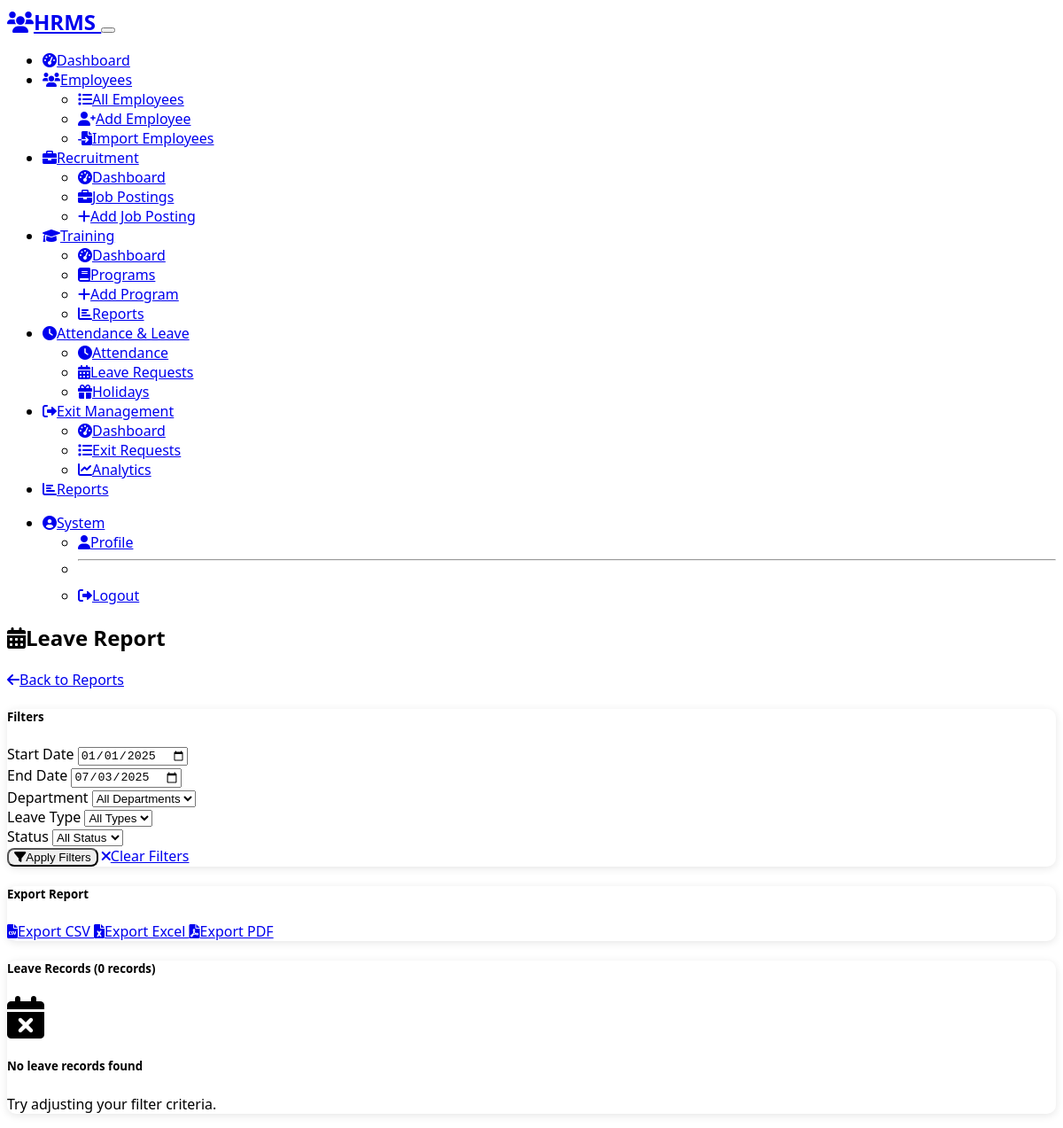
Before: /reports/leave-report (signed in) with the older database file.
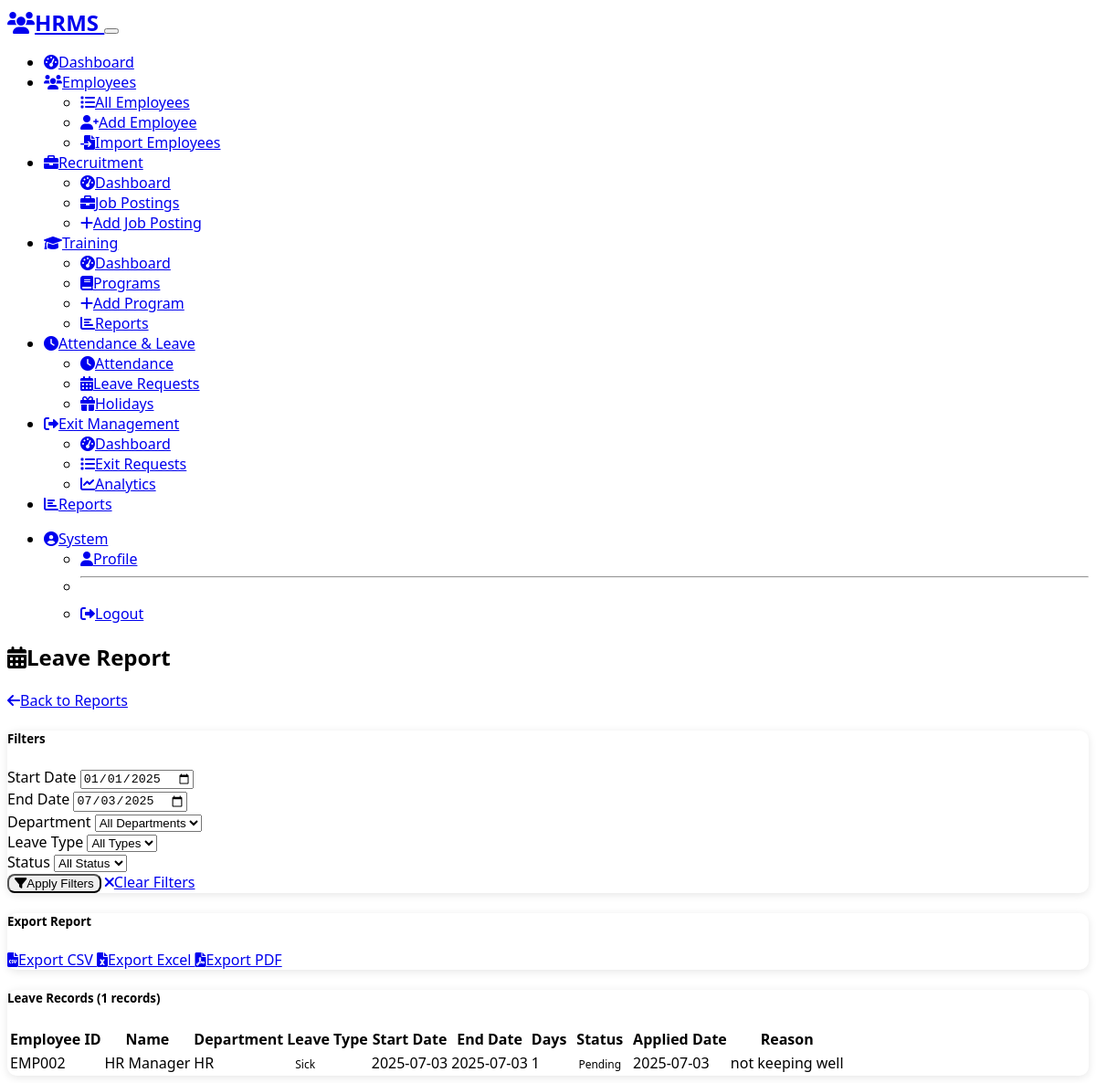
After: the same page with the newer database file.
### models.py (models this page shows, shortened)
class LeaveRequest(db.Model):
    __tablename__ = 'leave_requests'
    id = db.Column(db.Integer, primary_key=True)
    user_id = db.Column(db.Integer, db.ForeignKey('users.id'), nullable=False)
    leave_type = db.Column(db.String(20), nullable=False)  # sick/casual/earned/optional
    start_date = db.Column(db.Date, nullable=False)
    end_date = db.Column(db.Date, nullable=False)
    days_requested = db.Column(db.Integer, nullable=False)
    reason = db.Column(db.Text, nullable=False)
    status = db.Column(db.String(20), default='pending')  # pending/approved/rejected
    applied_date = db.Column(db.DateTime, default=datetime.utcnow)
    reviewed_date = db.Column(db.DateTime)
    reviewed_by = db.Column(db.Integer, db.ForeignKey('users.id'))
    admin_comments = db.Column(db.Text)

class User(UserMixin, db.Model):
    __tablename__ = 'users'
    id = db.Column(db.Integer, primary_key=True)
    email = db.Column(db.String(120), unique=True, nullable=False)
    employee_id = db.Column(db.String(20), unique=True, nullable=False)
    first_name = db.Column(db.String(50), nullable=False)
    last_name = db.Column(db.String(50), nullable=False)
    phone = db.Column(db.String(15))
    department = db.Column(db.String(50), nullable=False)
    designation = db.Column(db.String(50), nullable=False)
    work_mode = db.Column(db.String(20), nullable=False, default='onsite')  # onsite/offsite
    role = db.Column(db.String(20), nullable=False, default='employee')  # admin/employee/manager
    manager_id = db.Column(db.Integer, db.ForeignKey('users.id'), nullable=True)
    password_hash = db.Column(db.String(256))
    active = db.Column(db.Boolean, default=True)
    date_joined = db.Column(db.DateTime, default=datetime.utcnow)
    reset_token = db.Column(db.String(100))
    reset_token_expires = db.Column(db.DateTime)
    @property
    def is_active(self):
        return self.active
    attendance_records = db.relationship('Attendance', backref='user', lazy=True)
    leave_requests = db.relationship('LeaveRequest', foreign_keys='LeaveRequest.user_id', backref='user', lazy=True)
    reviewed_leave_requests = db.relationship('LeaveRequest', foreign_keys='LeaveRequest.reviewed_by', backref='reviewer', lazy=True)
    documents = db.relationship('Document', backref='user', lazy=True)
    reportees = db.relationship('User', backref=db.backref('manager', remote_side='User.id'), lazy=True)
    emergency_contacts = db.relationship('EmergencyContact', backref='user', lazy=True)
    job_postings = db.relationship('JobPosting', backref='poster', lazy=True)
    interviews = db.relationship('Interview', backref='interviewer', lazy=True)
    training_programs = db.relationship('TrainingProgram', backref='creator', lazy=True)
    training_enrollments = db.relationship('TrainingEnrollment', backref='user', lazy=True)
    certifications = db.relationship('Certification', backref='user', lazy=True)
    exit_requests = db.relationship('ExitRequest', foreign_keys='ExitRequest.user_id', backref='user', lazy=True)
    approved_exits = db.relationship('ExitRequest', foreign_keys='ExitRequest.approved_by', backref='approver', lazy=True)
    exit_interviews = db.relationship('ExitInterview', backref='interviewer', lazy=True)
    announcements = db.relationship('Announcement', backref='creator', lazy=True)
    policy_documents = db.relationship('PolicyDocument', backref='creator', lazy=True)
    policy_acknowledgments = db.relationship('PolicyAcknowledgment', backref='user', lazy=True)
    employment_history = db.relationship('EmploymentHistory', backref='user', lazy=True)
    @property
    def can_manage_employees(self):
        return self.role in ['admin', 'hr']
    @property
    def full_name(self):
        return f"{self.first_name} {self.last_name}"

### routes/reports.py (the view)
    def decorated_function(*args, **kwargs):
        if current_user.role not in ['admin', 'manager'] and not current_user.is_manager:
            flash('Access denied. Manager or Admin privileges required.', 'error')
            return redirect(url_for('main.index'))
        return f(*args, **kwargs)

### app.py (called while the page is built)
@login_manager.user_loader
def load_user(user_id):
    from models import User
    return User.query.get(int(user_id))

### routes/reports.py (called while the page is built)
def admin_or_manager_required(f):
    def decorated_function(*args, **kwargs):
        if current_user.role not in ['admin', 'manager'] and not current_user.is_manager:
            flash('Access denied. Manager or Admin privileges required.', 'error')
            return redirect(url_for('main.index'))
        return f(*args, **kwargs)
    decorated_function.__name__ = f.__name__
    return decorated_function

### templates/reports/leave_report.html (shortened to what the changed rows need)
{% extends "base.html" %}
{% block content %}
<div class="container-fluid">
    <div class="row">
        <div class="col-12">
            <div class="d-flex justify-content-between align-items-center mb-4">
                <h2><i class="fas fa-calendar-alt me-2"></i>Leave Report</h2>
            </div>
        </div>
    </div>
    <div class="card">
        <div class="card-header">
            <h5 class="mb-0">Leave Records ({{ leave_data|length }} records)</h5>
        </div>
        <div class="card-body">
            {% if leave_data %}
                <div class="table-responsive">
                    <table class="table table-striped table-hover">
                        <thead class="table-dark">
                            <tr>
                                <th>Employee ID</th>
                                <th>Name</th>
                                <th>Department</th>
                                <th>Leave Type</th>
                                <th>Start Date</th>
                                <th>End Date</th>
                                <th>Days</th>
                                <th>Status</th>
                                <th>Applied Date</th>
                                <th>Reason</th>
                            </tr>
                        </thead>
                        <tbody>
                            {% for leave_request, user in leave_data %}
                                <tr>
                                    <td>{{ user.employee_id }}</td>
                                    <td>{{ user.full_name }}</td>
                                    <td>{{ user.department }}</td>
                                    <td>
                                        <span class="badge bg-secondary">{{ leave_request.leave_type.title() }}</span>
                                    </td>
                                    <td>{{ leave_request.start_date.strftime('%Y-%m-%d') }}</td>
                                    <td>{{ leave_request.end_date.strftime('%Y-%m-%d') }}</td>
                                    <td>{{ leave_request.days_requested }}</td>
                                    <td>
                                        {% if leave_request.status == 'pending' %}
                                            <span class="badge bg-warning">Pending</span>
                                        {% elif leave_request.status == 'approved' %}
                                            <span class="badge bg-success">Approved</span>
                                        {% elif leave_request.status == 'rejected' %}
                                            <span class="badge bg-danger">Rejected</span>
                                        {% endif %}
                                    </td>
                                    <td>{{ leave_request.applied_date.strftime('%Y-%m-%d') }}</td>
                                    <td>
                                        <div class="text-truncate" style="max-width: 200px;" title="{{ leave_request.reason }}">
                                            {{ leave_request.reason }}
                                        </div>
                                    </td>
                                </tr>
                            {% endfor %}
                        </tbody>
                    </table>
                </div>
            {% else %}
                <div class="text-center py-4">
                    <i class="fas fa-calendar-times fa-3x text-muted mb-3"></i>
                    <h5 class="text-muted">No leave records found</h5>
                    <p class="text-muted">Try adjusting your filter criteria.</p>
                </div>
            {% endif %}
        </div>
    </div>
</div>
{% endblock %}

Changed rows visible on the page:
added LeaveRequest: employee_id "EMP002", full_name "HR Manager", department "HR", leave_type "Sick", start_date "2025-07-03", end_date "2025-07-03", days_requested "1", status "Pending", applied_date "2025-07-03", reason "not keeping well"
Other visible differences:
{{ leave_data|length }}: "0" → "1"
text no longer shown: "No leave records found Try adjusting your filter criteria."
text now shown: "Employee ID Name Department Leave Type Start Date End Date Days Status Applied Date Reason"
